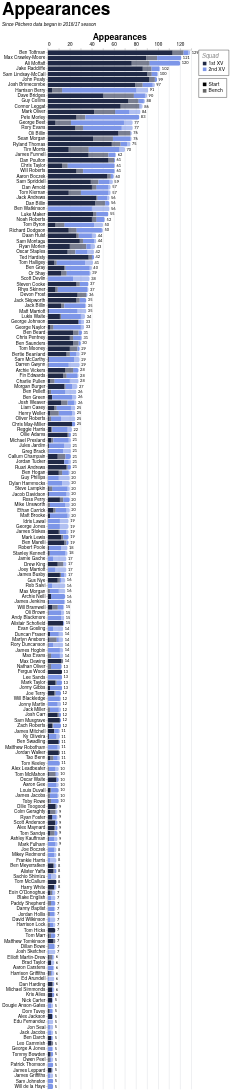

This figure's Vega-Lite source:
### Vega-Lite specification from a JSON file in a GitHub repository (floating-point values rounded to 4 significant figures; data arrays with more than 128 entries replaced by an {"elided": "..."} marker saying what was removed)
{"config": {"axis": {"labelFont": "PT Sans Narrow, Helvetica Neue, Helvetica, Arial, sans-serif", "titleFont": "PT Sans Narrow, Helvetica Neue, Helvetica, Arial, sans-serif", "labelFontSize": 13, "titleFontSize": 24, "gridColor": "#202947", "gridOpacity": 0.2, "zindex": 1}, "text": {"font": "Lato, sans-serif"}, "bar": {"cornerRadiusEnd": 5}, "header": {"labelFont": "PT Sans Narrow, Helvetica Neue, Helvetica, Arial, sans-serif", "titleFont": "PT Sans Narrow, Helvetica Neue, Helvetica, Arial, sans-serif", "labelFontSize": 24, "titleFontSize": 28, "labelFontWeight": "bold", "orient": "left"}, "legend": {"labelFont": "PT Sans Narrow, Helvetica Neue, Helvetica, Arial, sans-serif", "titleFont": "PT Sans Narrow, Helvetica Neue, Helvetica, Arial, sans-serif", "labelFontSize": 14, "titleFontSize": 16, "titlePadding": 5, "fillColor": "white", "strokeColor": "black", "padding": 10, "titleFontWeight": "lighter", "titleFontStyle": "italic", "titleColor": "gray", "offset": 10}, "title": {"font": "PT Sans Narrow, Helvetica Neue, Helvetica, Arial, sans-serif", "fontSize": 48, "fontWeight": "bold", "anchor": "start", "align": "center", "titlePadding": 20, "subtitlePadding": 10, "subtitleFontSize": 13, "subtitleColor": "", "subtitleFontStyle": "italic", "offset": 15, "color": "black"}, "axisX": {"labelAngle": 0}, "facet": {"title": null, "header": null, "align": {"row": "each", "column": "each"}}, "resolve": {"scale": {"y": "independent", "facet": "independent"}}, "background": "transparent", "scale": {"offsetBandPaddingOuter": 0.2, "offsetBandPaddingInner": 0.1}, "view": {"stroke": null, "background": "transparent"}}, "layer": [{"mark": {"type": "bar"}, "encoding": {"color": {"field": "squad", "legend": {"direction": "vertical", "labelExpr": "datum.value + ' XV'", "offset": 20, "orient": "right", "title": "Squad"}, "scale": {"domain": ["1st", "2nd"], "range": ["#202946", "#7d96e8"]}, "sort": ["1st", "2nd"], "type": "nominal"}, "opacity": {"field": "start", "legend": {"direction": "vertical", "offset": 20, "orient": "right", "title": null}, "scale": {"domain": ["Start", "Bench"], "range": [1.0, 0.6]}, "sort": ["Start", "Bench"], "type": "nominal"}, "order": {"field": "stack_order", "sort": "ascending", "type": "quantitative"}, "tooltip": [{"field": "player", "title": "Player", "type": "nominal"}, {"field": "squad", "title": "Squad", "type": "nominal"}, {"field": "start", "title": "Selection", "type": "nominal"}, {"aggregate": "sum", "field": "games", "title": "Games", "type": "quantitative"}, {"aggregate": "max", "field": "player_total", "title": "Total", "type": "quantitative"}], "x": {"aggregate": "sum", "axis": {"orient": "top", "title": "Appearances"}, "field": "games", "type": "quantitative"}, "y": {"field": "player", "sort": {"field": "player_total", "op": "max", "order": "descending"}, "title": null, "type": "nominal"}}}, {"mark": {"type": "text", "align": "left", "baseline": "middle", "color": "black", "dx": 4, "fontSize": 11}, "encoding": {"text": {"field": "total_games", "format": ".0f", "type": "quantitative"}, "x": {"axis": {"orient": "top", "title": "Appearances"}, "field": "total_games", "type": "quantitative"}, "y": {"field": "player", "sort": {"field": "player_total", "op": "max", "order": "descending"}, "title": null, "type": "nominal"}}, "transform": [{"aggregate": [{"op": "sum", "field": "games", "as": "total_games"}, {"op": "max", "field": "player_total", "as": "player_total"}], "groupby": ["player"]}]}], "data": {"name": "data-32f25129ae2c8353b33bc87753202166"}, "height": {"step": 15}, "params": [{"name": "seasonParam", "value": []}, {"name": "gameTypesParam", "value": []}, {"name": "squadParam", "value": "All"}, {"name": "positionsParam", "value": []}, {"name": "minAppsParam", "value": 5}], "title": {"text": "Appearances", "subtitle": "Since Pitchero data began in 2016/17 season"}, "transform": [{"filter": "length(seasonParam) === 0 || indexof(seasonParam, datum.season) >= 0"}, {"filter": "length(gameTypesParam) === 0 || indexof(gameTypesParam, datum.game_type) >= 0"}, {"filter": "squadParam === \"All\" || datum.squad === squadParam"}, {"filter": "length(positionsParam) === 0 || indexof(positionsParam, datum.position) >= 0"}, {"joinaggregate": [{"op": "sum", "field": "games", "as": "player_total"}], "groupby": ["player"]}, {"filter": "datum.player_total >= minAppsParam"}], "width": 400, "$schema": "https://vega.github.io/schema/vega-lite/v5.20.1.json", "datasets": {"data-32f25129ae2c8353b33bc87753202166": {"elided": "2371 records"}}}
